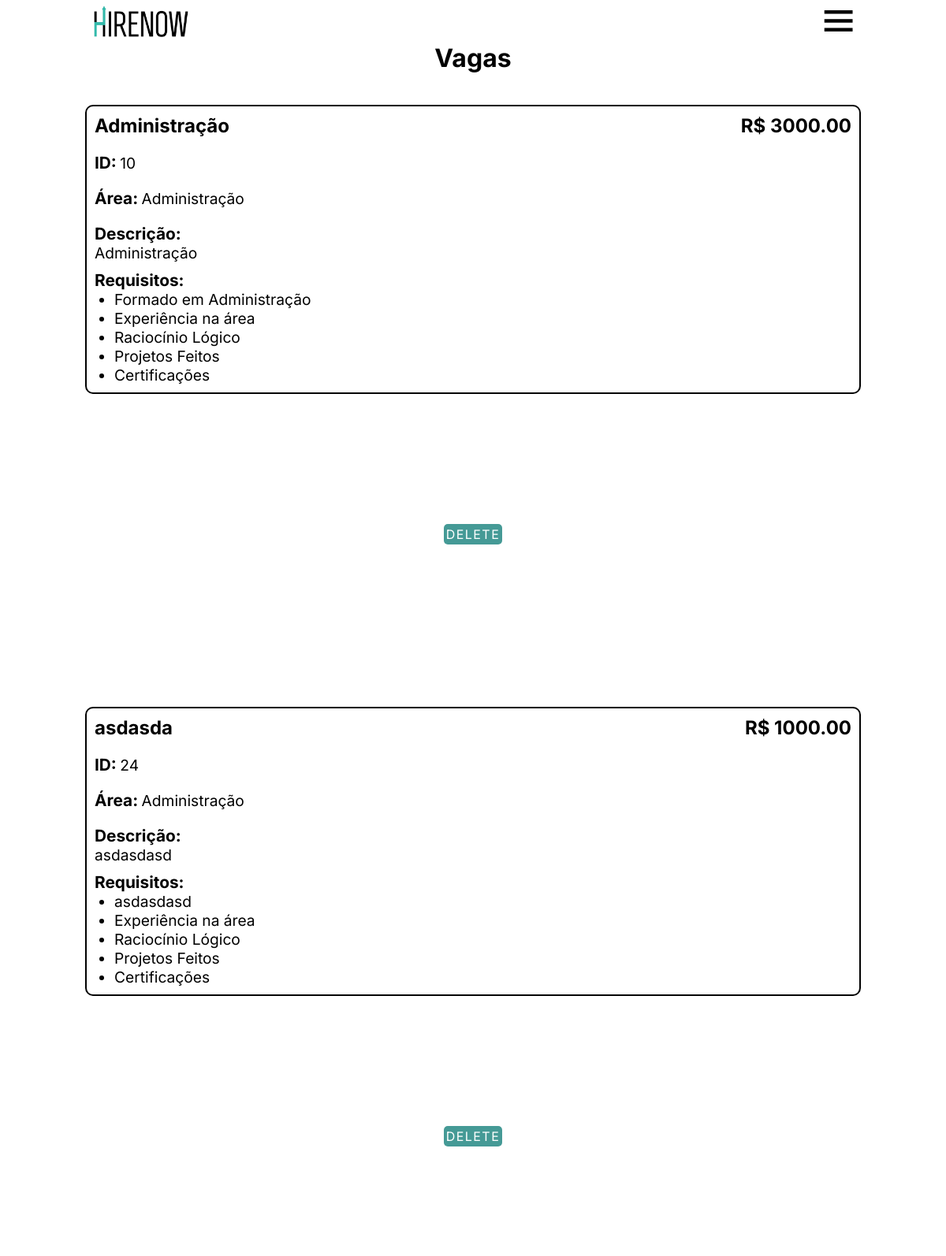
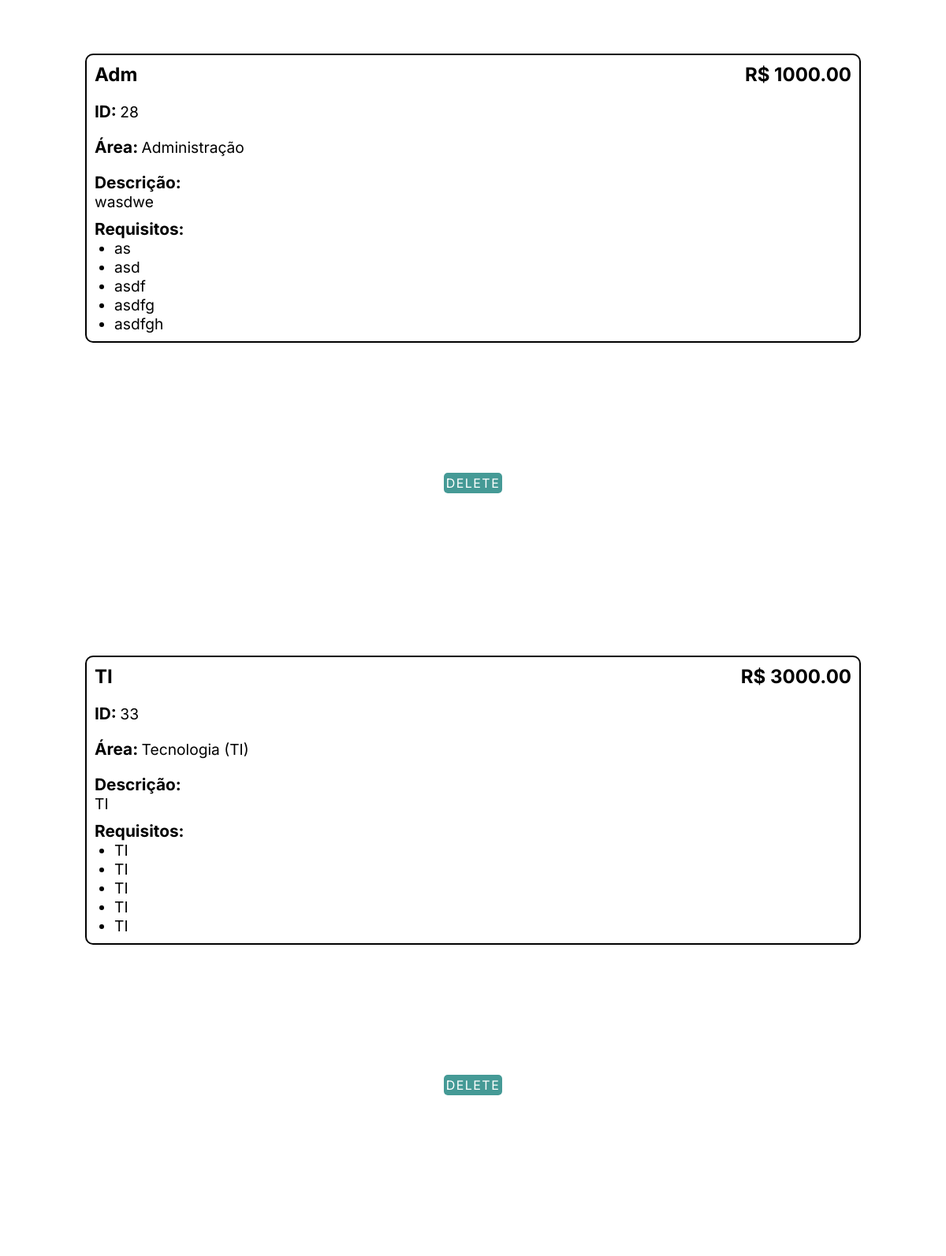
Page /login_cadastro/Adm/vagas_adm.php?email=admin@gmail.com&senha=123asd!*&sm=1&id=1 (signed in, upper part) on the committed database (2 pictures, top to bottom).
### tables this page shows
CREATE TABLE `vagas` (
  `idVagas` int(11) NOT NULL AUTO_INCREMENT,
  `area` varchar(50) NOT NULL,
  `titulo` varchar(80) NOT NULL,
  `tipo_vaga` varchar(45) NOT NULL,
  `descricao` varchar(300) NOT NULL,
  `requisitos` varchar(45) NOT NULL,
  `requisitos2` varchar(45) DEFAULT NULL,
  `requisitos3` varchar(45) DEFAULT NULL,
  `requisitos4` varchar(45) DEFAULT NULL,
  `requisitos5` varchar(45) DEFAULT NULL,
  `pagamento` decimal(8,2) NOT NULL,
  `id_empresa` int(11) DEFAULT NULL,
  `id_adm` int(11) DEFAULT NULL,
  PRIMARY KEY (`idVagas`),
  KEY `id_empresa_idx` (`id_empresa`),
  KEY `fk_adm2_idx` (`id_adm`),
  CONSTRAINT `fk_adm2` FOREIGN KEY (`id_adm`) REFERENCES `administrador` (`idUsuarios`) ON DELETE SET NULL ON UPDATE CASCADE,
  CONSTRAINT `id_empresa` FOREIGN KEY (`id_empresa`) REFERENCES `empresas` (`idEmpresas`) ON DELETE SET NULL ON UPDATE CASCADE
);

### login_cadastro/Adm/vagas_adm.php (the view, shortened to what this page needs)
<?php
    if(urldecode($_GET['email']) && urldecode($_GET['senha']) && urldecode($_GET['sm']) && urldecode($_GET['id'])){
        class Adm{
            public function __construct($email, $senha, $sm, $id){
                $this->email = $email;
                $this->senha = $senha;
                $this->sm = $sm;
                $this->id = $id;
            }
        }
    $adm = new Adm(urlencode($_GET['email']), urlencode($_GET['senha']), urlencode($_GET['sm']), urlencode($_GET['id']));
    }
    elseif(!$_GET['email'] && !$_GET['senha'] && !$_GET['sm'] && !$_GET['id']){
        header('location: ../login/protection.php');
    }
?>
<!DOCTYPE html>
<html lang="pt-br">
<head>
    <link rel="stylesheet" href="header_adm.css">
    <link href="https://unpkg.com/boxicons@2.1.4/css/boxicons.min.css" rel="stylesheet" />
    <link rel="stylesheet" href="../Cand/css/rodape.css">
    <link rel="stylesheet" href="update_vaga.css">
</head>
<body>
    <header>
        <img src="../../imagens/logos/hirenow_word.png" alt="Logo" id="logo-word-header" />
        <div class="menu-toggle" onclick="toggleMenu()">
            <span id="menu-icon" class="icon-transition"><i id="bxicon" class='bx bx-menu'></i></span>
        </div>
    </header>
    <h1 style=" text-align: center">Vagas</h1>
    <?php
        include "../configs/config.php";
        $query2 = "SELECT * FROM vagas WHERE id_empresa != 'NULL'";
        $stmt2 = $conexao1->query($query2);
        while($dados2 = $stmt2->fetch_assoc()): ?>
        <div class="content-vaga">
        <div class="vaga">
            <div class="topo-vaga">
                <h3><?= $dados2["titulo"] ?></h3>
                <h3>R$ <?= $dados2["pagamento"] ?></h3>
            </div>
            <br>
            <h4 style="display: inline-block;">ID: </h4>
            <p style="display: inline-block;"><?= $dados2["idVagas"] ?></p>
            <br>
            <br>
            <h4 style="display: inline-block;">Área: </h4>
            <p style="display: inline-block;"><?= $dados2["area"] ?></p>
            <br>
            <br>
            <h4>Descrição:</h4>
            <p style="text-align: justify;"><?= $dados2["descricao"] ?></p>
            <div class="requisitos-content">
                <ul class="requisitos">
                    <h4>Requisitos:</h4>
                    <li><?= $dados2["requisitos"] ?></li>
                    <li><?= $dados2["requisitos2"] ?></li>
                    <li><?= $dados2["requisitos3"] ?></li>
                    <li><?= $dados2["requisitos4"] ?></li>
                    <li><?= $dados2["requisitos5"] ?></li>
                </ul>
            </div>
        </div>
    </div>
            <center><a href=" <?="deletar2.php?idVagas={$dados2['idVagas']}&email={$adm->email}&senha={$adm->senha}&sm={$adm->sm}&id={$adm->id}"?>"style="line-height: 5.5vh;
                    text-align: center;
                    font-size: 1em;
                    padding: 3px;
                    position: relative;
                    width: 100%;
                    height: 5.5vh;
                    border-radius: 5px;
                    border: none;
                    margin-top: 4vh;
                    background-color: #459A96;
                    color: #fff;
                    cursor: pointer;
                    letter-spacing: 0.09em;
                    text-transform: uppercase;
                    transition-duration: 0.5s;">Delete</a></center>
    <?php endwhile; ?>
</body>
</html>

### login_cadastro/Adm/header_adm.css (style rules this page uses)
* { margin: 0; padding: 0; text-decoration: none; font-family: "Inter", sans-serif; }
header { display: flex; justify-content: space-around; align-items: center; width: 100vw; background: #fff; }
#logo-word-header { padding-left: 0.8%; width: 10%; }
i { color: #000; font-size: 1.4em; }
a { color: #000; font-size: 1.4em; }
.menu-toggle { display: none; font-size: 2.4rem; cursor: pointer; }
#bxicon { display: flex; }
.menu-toggle { display: flex; }

### login_cadastro/Cand/css/rodape.css (style rules this page uses)
li { list-style: none; }

### login_cadastro/Adm/update_vaga.css (style rules this page uses)
body { display: flex; justify-content: center; flex-direction: column; }
.content-vaga { width: 100vw; display: flex; justify-content: center; }
.vaga { width: 80%; border: 2px solid black; margin-top: 5vh; border-radius: 10px; padding: 10px; }
.topo-vaga { display: flex; justify-content: space-between; }
h3 { font-size: 1.5em; }
h4 { font-size: 1.3em; }
p { font-size: 1.2em; }
ul.requisitos { margin-top: 10px; }
li { margin-left: 25px; font-size: 1.2em; }

### login_cadastro/Adm/vagas_adm.php (style rules this page uses)
li { list-style-type: disc; }
a { color: black; text-decoration: none; }

### rows in the picture
vagas: titulo "Administração", pagamento "3000.00", idVagas "10", area "Administração", descricao "Administração", requisitos "Formado em Administração", requisitos2 "Experiência na área", requisitos3 "Raciocínio Lógico", requisitos4 "Projetos Feitos", requisitos5 "Certificações"
vagas: titulo "asdasda", pagamento "1000.00", idVagas "24", area "Administração", descricao "asdasdasd", requisitos "asdasdasd", requisitos2 "Experiência na área", requisitos3 "Raciocínio Lógico", requisitos4 "Projetos Feitos", requisitos5 "Certificações"
vagas: titulo "Adm", pagamento "1000.00", idVagas "28", area "Administração", descricao "wasdwe", requisitos "as", requisitos2 "asd", requisitos3 "asdf", requisitos4 "asdfg", requisitos5 "asdfgh"
vagas: titulo "TI", pagamento "3000.00", idVagas "33", area "Tecnologia (TI)", descricao "TI", requisitos "TI", requisitos2 "TI", requisitos3 "TI", requisitos4 "TI", requisitos5 "TI"
